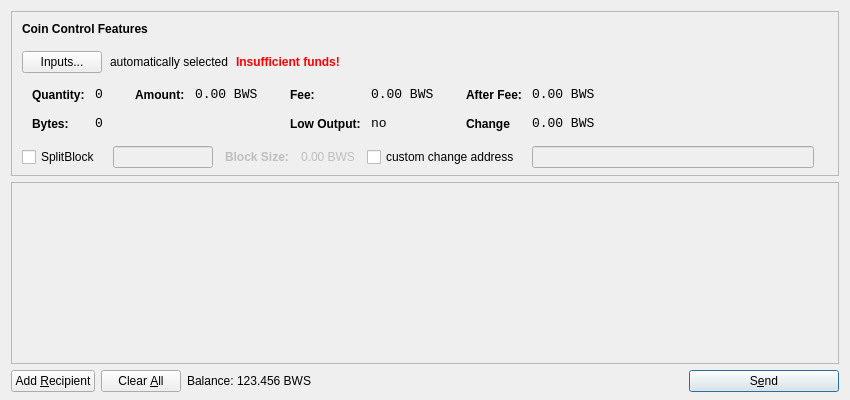
<?xml version="1.0" encoding="UTF-8"?>
<ui version="4.0">
 <class>SendCoinsDialog</class>
 <widget class="QDialog" name="SendCoinsDialog">
  <property name="geometry">
   <rect>
    <x>0</x>
    <y>0</y>
    <width>850</width>
    <height>400</height>
   </rect>
  </property>
  <property name="windowTitle">
   <string>Send Coins</string>
  </property>
  <layout class="QVBoxLayout" name="verticalLayout" stretch="0,1,0">
   <property name="bottomMargin">
    <number>8</number>
   </property>
   <item>
    <widget class="QFrame" name="frameCoinControl">
     <property name="sizePolicy">
      <sizepolicy hsizetype="Expanding" vsizetype="Expanding">
       <horstretch>0</horstretch>
       <verstretch>0</verstretch>
      </sizepolicy>
     </property>
     <property name="maximumSize">
      <size>
       <width>16777215</width>
       <height>16777215</height>
      </size>
     </property>
     <property name="frameShape">
      <enum>QFrame::StyledPanel</enum>
     </property>
     <property name="frameShadow">
      <enum>QFrame::Sunken</enum>
     </property>
     <layout class="QVBoxLayout" name="verticalLayoutCoinControl2">
      <property name="spacing">
       <number>-1</number>
      </property>
      <property name="leftMargin">
       <number>0</number>
      </property>
      <property name="topMargin">
       <number>0</number>
      </property>
      <property name="rightMargin">
       <number>0</number>
      </property>
      <property name="bottomMargin">
       <number>6</number>
      </property>
      <item>
       <layout class="QVBoxLayout" name="verticalLayoutCoinControl" stretch="0,0,0,0,1">
        <property name="spacing">
         <number>0</number>
        </property>
        <property name="leftMargin">
         <number>10</number>
        </property>
        <property name="topMargin">
         <number>10</number>
        </property>
        <item>
         <layout class="QHBoxLayout" name="horizontalLayoutCoinControl1">
          <property name="bottomMargin">
           <number>15</number>
          </property>
          <item>
           <widget class="QLabel" name="labelCoinControlFeatures">
            <property name="sizePolicy">
             <sizepolicy hsizetype="Preferred" vsizetype="Maximum">
              <horstretch>0</horstretch>
              <verstretch>0</verstretch>
             </sizepolicy>
            </property>
            <property name="font">
             <font>
              <weight>75</weight>
              <bold>true</bold>
             </font>
            </property>
            <property name="styleSheet">
             <string notr="true">font-weight:bold;</string>
            </property>
            <property name="text">
             <string>Coin Control Features</string>
            </property>
           </widget>
          </item>
         </layout>
        </item>
        <item>
         <layout class="QHBoxLayout" name="horizontalLayoutCoinControl2" stretch="0,0,0,0">
          <property name="spacing">
           <number>8</number>
          </property>
          <property name="bottomMargin">
           <number>10</number>
          </property>
          <item>
           <widget class="QPushButton" name="pushButtonCoinControl">
            <property name="styleSheet">
             <string notr="true"/>
            </property>
            <property name="text">
             <string>Inputs...</string>
            </property>
           </widget>
          </item>
          <item>
           <widget class="QLabel" name="labelCoinControlAutomaticallySelected">
            <property name="text">
             <string>automatically selected</string>
            </property>
            <property name="margin">
             <number>5</number>
            </property>
           </widget>
          </item>
          <item>
           <widget class="QLabel" name="labelCoinControlInsuffFunds">
            <property name="font">
             <font>
              <weight>75</weight>
              <bold>true</bold>
             </font>
            </property>
            <property name="styleSheet">
             <string notr="true">color:red;font-weight:bold;</string>
            </property>
            <property name="text">
             <string>Insufficient funds!</string>
            </property>
            <property name="margin">
             <number>5</number>
            </property>
           </widget>
          </item>
          <item>
           <spacer name="horizontalSpacerCoinControl">
            <property name="orientation">
             <enum>Qt::Horizontal</enum>
            </property>
            <property name="sizeHint" stdset="0">
             <size>
              <width>40</width>
              <height>1</height>
             </size>
            </property>
           </spacer>
          </item>
         </layout>
        </item>
        <item>
         <widget class="QWidget" name="widgetCoinControl" native="true">
          <property name="sizePolicy">
           <sizepolicy hsizetype="Preferred" vsizetype="Preferred">
            <horstretch>0</horstretch>
            <verstretch>0</verstretch>
           </sizepolicy>
          </property>
          <property name="minimumSize">
           <size>
            <width>0</width>
            <height>0</height>
           </size>
          </property>
          <property name="styleSheet">
           <string notr="true"/>
          </property>
          <layout class="QHBoxLayout" name="horizontalLayoutCoinControl5">
           <property name="margin">
            <number>0</number>
           </property>
           <item>
            <layout class="QHBoxLayout" name="horizontalLayoutCoinControl3" stretch="0,0,0,1">
             <property name="spacing">
              <number>20</number>
             </property>
             <property name="topMargin">
              <number>0</number>
             </property>
             <property name="bottomMargin">
              <number>10</number>
             </property>
             <item>
              <layout class="QFormLayout" name="formLayoutCoinControl1">
               <property name="horizontalSpacing">
                <number>10</number>
               </property>
               <property name="verticalSpacing">
                <number>14</number>
               </property>
               <property name="leftMargin">
                <number>10</number>
               </property>
               <property name="topMargin">
                <number>4</number>
               </property>
               <property name="rightMargin">
                <number>6</number>
               </property>
               <item row="0" column="0">
                <widget class="QLabel" name="labelCoinControlQuantityText">
                 <property name="styleSheet">
                  <string notr="true">font-weight:bold;</string>
                 </property>
                 <property name="text">
                  <string>Quantity:</string>
                 </property>
                 <property name="margin">
                  <number>0</number>
                 </property>
                </widget>
               </item>
               <item row="0" column="1">
                <widget class="QLabel" name="labelCoinControlQuantity">
                 <property name="font">
                  <font>
                   <family>Monospace</family>
                   <pointsize>10</pointsize>
                  </font>
                 </property>
                 <property name="cursor">
                  <cursorShape>IBeamCursor</cursorShape>
                 </property>
                 <property name="contextMenuPolicy">
                  <enum>Qt::ActionsContextMenu</enum>
                 </property>
                 <property name="text">
                  <string>0</string>
                 </property>
                 <property name="margin">
                  <number>0</number>
                 </property>
                 <property name="textInteractionFlags">
                  <set>Qt::LinksAccessibleByMouse|Qt::TextSelectableByKeyboard|Qt::TextSelectableByMouse</set>
                 </property>
                </widget>
               </item>
               <item row="1" column="0">
                <widget class="QLabel" name="labelCoinControlBytesText">
                 <property name="styleSheet">
                  <string notr="true">font-weight:bold;</string>
                 </property>
                 <property name="text">
                  <string>Bytes:</string>
                 </property>
                </widget>
               </item>
               <item row="1" column="1">
                <widget class="QLabel" name="labelCoinControlBytes">
                 <property name="font">
                  <font>
                   <family>Monospace</family>
                   <pointsize>10</pointsize>
                  </font>
                 </property>
                 <property name="cursor">
                  <cursorShape>IBeamCursor</cursorShape>
                 </property>
                 <property name="contextMenuPolicy">
                  <enum>Qt::ActionsContextMenu</enum>
                 </property>
                 <property name="text">
                  <string>0</string>
                 </property>
                 <property name="textInteractionFlags">
                  <set>Qt::LinksAccessibleByMouse|Qt::TextSelectableByKeyboard|Qt::TextSelectableByMouse</set>
                 </property>
                </widget>
               </item>
              </layout>
             </item>
             <item>
              <layout class="QFormLayout" name="formLayoutCoinControl2">
               <property name="horizontalSpacing">
                <number>10</number>
               </property>
               <property name="verticalSpacing">
                <number>14</number>
               </property>
               <property name="leftMargin">
                <number>6</number>
               </property>
               <property name="topMargin">
                <number>4</number>
               </property>
               <property name="rightMargin">
                <number>6</number>
               </property>
               <item row="0" column="0">
                <widget class="QLabel" name="labelCoinControlAmountText">
                 <property name="styleSheet">
                  <string notr="true">font-weight:bold;</string>
                 </property>
                 <property name="text">
                  <string>Amount:</string>
                 </property>
                 <property name="margin">
                  <number>0</number>
                 </property>
                </widget>
               </item>
               <item row="0" column="1">
                <widget class="QLabel" name="labelCoinControlAmount">
                 <property name="font">
                  <font>
                   <family>Monospace</family>
                   <pointsize>10</pointsize>
                  </font>
                 </property>
                 <property name="cursor">
                  <cursorShape>IBeamCursor</cursorShape>
                 </property>
                 <property name="contextMenuPolicy">
                  <enum>Qt::ActionsContextMenu</enum>
                 </property>
                 <property name="text">
                  <string notr="true">0.00 BWS</string>
                 </property>
                 <property name="textInteractionFlags">
                  <set>Qt::LinksAccessibleByMouse|Qt::TextSelectableByKeyboard|Qt::TextSelectableByMouse</set>
                 </property>
                </widget>
               </item>
              </layout>
             </item>
             <item>
              <layout class="QFormLayout" name="formLayoutCoinControl3">
               <property name="horizontalSpacing">
                <number>10</number>
               </property>
               <property name="verticalSpacing">
                <number>14</number>
               </property>
               <property name="leftMargin">
                <number>6</number>
               </property>
               <property name="topMargin">
                <number>4</number>
               </property>
               <property name="rightMargin">
                <number>6</number>
               </property>
               <item row="0" column="0">
                <widget class="QLabel" name="labelCoinControlFeeText">
                 <property name="styleSheet">
                  <string notr="true">font-weight:bold;</string>
                 </property>
                 <property name="text">
                  <string>Fee:</string>
                 </property>
                 <property name="margin">
                  <number>0</number>
                 </property>
                </widget>
               </item>
               <item row="0" column="1">
                <widget class="QLabel" name="labelCoinControlFee">
                 <property name="font">
                  <font>
                   <family>Monospace</family>
                   <pointsize>10</pointsize>
                  </font>
                 </property>
                 <property name="cursor">
                  <cursorShape>IBeamCursor</cursorShape>
                 </property>
                 <property name="contextMenuPolicy">
                  <enum>Qt::ActionsContextMenu</enum>
                 </property>
                 <property name="text">
                  <string notr="true">0.00 BWS</string>
                 </property>
                 <property name="textInteractionFlags">
                  <set>Qt::LinksAccessibleByMouse|Qt::TextSelectableByKeyboard|Qt::TextSelectableByMouse</set>
                 </property>
                </widget>
               </item>
               <item row="1" column="0">
                <widget class="QLabel" name="labelCoinControlLowOutputText">
                 <property name="styleSheet">
                  <string notr="true">font-weight:bold;</string>
                 </property>
                 <property name="text">
                  <string>Low Output:</string>
                 </property>
                </widget>
               </item>
               <item row="1" column="1">
                <widget class="QLabel" name="labelCoinControlLowOutput">
                 <property name="font">
                  <font>
                   <family>Monospace</family>
                   <pointsize>10</pointsize>
                  </font>
                 </property>
                 <property name="cursor">
                  <cursorShape>IBeamCursor</cursorShape>
                 </property>
                 <property name="contextMenuPolicy">
                  <enum>Qt::ActionsContextMenu</enum>
                 </property>
                 <property name="text">
                  <string>no</string>
                 </property>
                 <property name="textInteractionFlags">
                  <set>Qt::LinksAccessibleByMouse|Qt::TextSelectableByKeyboard|Qt::TextSelectableByMouse</set>
                 </property>
                </widget>
               </item>
              </layout>
             </item>
             <item>
              <layout class="QFormLayout" name="formLayoutCoinControl4">
               <property name="horizontalSpacing">
                <number>10</number>
               </property>
               <property name="verticalSpacing">
                <number>14</number>
               </property>
               <property name="leftMargin">
                <number>6</number>
               </property>
               <property name="topMargin">
                <number>4</number>
               </property>
               <property name="rightMargin">
                <number>6</number>
               </property>
               <item row="0" column="0">
                <widget class="QLabel" name="labelCoinControlAfterFeeText">
                 <property name="styleSheet">
                  <string notr="true">font-weight:bold;</string>
                 </property>
                 <property name="text">
                  <string>After Fee:</string>
                 </property>
                 <property name="margin">
                  <number>0</number>
                 </property>
                </widget>
               </item>
               <item row="0" column="1">
                <widget class="QLabel" name="labelCoinControlAfterFee">
                 <property name="font">
                  <font>
                   <family>Monospace</family>
                   <pointsize>10</pointsize>
                  </font>
                 </property>
                 <property name="cursor">
                  <cursorShape>IBeamCursor</cursorShape>
                 </property>
                 <property name="contextMenuPolicy">
                  <enum>Qt::ActionsContextMenu</enum>
                 </property>
                 <property name="text">
                  <string notr="true">0.00 BWS</string>
                 </property>
                 <property name="textInteractionFlags">
                  <set>Qt::LinksAccessibleByMouse|Qt::TextSelectableByKeyboard|Qt::TextSelectableByMouse</set>
                 </property>
                </widget>
               </item>
               <item row="1" column="0">
                <widget class="QLabel" name="labelCoinControlChangeText">
                 <property name="styleSheet">
                  <string notr="true">font-weight:bold;</string>
                 </property>
                 <property name="text">
                  <string>Change</string>
                 </property>
                </widget>
               </item>
               <item row="1" column="1">
                <widget class="QLabel" name="labelCoinControlChange">
                 <property name="font">
                  <font>
                   <family>Monospace</family>
                   <pointsize>10</pointsize>
                  </font>
                 </property>
                 <property name="cursor">
                  <cursorShape>IBeamCursor</cursorShape>
                 </property>
                 <property name="contextMenuPolicy">
                  <enum>Qt::ActionsContextMenu</enum>
                 </property>
                 <property name="text">
                  <string notr="true">0.00 BWS</string>
                 </property>
                 <property name="textInteractionFlags">
                  <set>Qt::LinksAccessibleByMouse|Qt::TextSelectableByKeyboard|Qt::TextSelectableByMouse</set>
                 </property>
                </widget>
               </item>
              </layout>
             </item>
            </layout>
           </item>
          </layout>
         </widget>
        </item>
        <item>
         <layout class="QHBoxLayout" name="horizontalLayoutCoinControl4" stretch="0,0,0">
          <property name="spacing">
           <number>12</number>
          </property>
          <property name="sizeConstraint">
           <enum>QLayout::SetDefaultConstraint</enum>
          </property>
          <property name="topMargin">
           <number>5</number>
          </property>
          <property name="rightMargin">
           <number>5</number>
          </property>
          <item>
            <widget class="QCheckBox" name="splitBlockCheckBox">
              <property name="text">
                <string>SplitBlock</string>
              </property>
            </widget>
          </item>
          <item>
            <widget class="QLineEdit" name="splitBlockLineEdit">
              <property name="enabled">
                <bool>false</bool>
              </property>
              <property name="sizePolicy">
                <sizepolicy hsizetype="Fixed" vsizetype="Fixed">
                  <horstretch>0</horstretch>
                  <verstretch>0</verstretch>
                </sizepolicy>
              </property>
              <property name="maximumSize">
                <size>
                  <width>100</width>
                  <height>16777215</height>
                </size>
              </property>
            </widget>
          </item>
          <item>
            <widget class="QLabel" name="labelBlockSizeText">
              <property name="enabled">
                <bool>false</bool>
              </property>
              <property name="font">
                <font>
                  <weight>75</weight>
                  <bold>true</bold>
                </font>
              </property>
              <property name="text">
                <string>Block Size:</string>
              </property>
            </widget>
          </item>
          <item>
            <widget class="QLabel" name="labelBlockSize">
              <property name="enabled">
                <bool>false</bool>
              </property>
              <property name="text">
                <string>0.00 BWS</string>
              </property>
            </widget>
          </item>
          <item>
           <widget class="QCheckBox" name="checkBoxCoinControlChange">
            <property name="text">
             <string>custom change address</string>
            </property>
           </widget>
          </item>
          <item>
           <widget class="QLineEdit" name="lineEditCoinControlChange">
            <property name="enabled">
             <bool>false</bool>
            </property>
            <property name="sizePolicy">
             <sizepolicy hsizetype="Expanding" vsizetype="Fixed">
              <horstretch>0</horstretch>
              <verstretch>0</verstretch>
             </sizepolicy>
            </property>
           </widget>
          </item>
          <item>
           <widget class="QLabel" name="labelCoinControlChangeLabel">
            <property name="sizePolicy">
             <sizepolicy hsizetype="Preferred" vsizetype="Expanding">
              <horstretch>0</horstretch>
              <verstretch>0</verstretch>
             </sizepolicy>
            </property>
            <property name="minimumSize">
             <size>
              <width>0</width>
              <height>0</height>
             </size>
            </property>
            <property name="text">
             <string/>
            </property>
            <property name="margin">
             <number>3</number>
            </property>
           </widget>
          </item>
         </layout>
        </item>
        <item>
         <spacer name="verticalSpacerCoinControl">
          <property name="orientation">
           <enum>Qt::Vertical</enum>
          </property>
          <property name="sizeHint" stdset="0">
           <size>
            <width>800</width>
            <height>1</height>
           </size>
          </property>
         </spacer>
        </item>
       </layout>
      </item>
     </layout>
    </widget>
   </item>
   <item>
    <widget class="QScrollArea" name="scrollArea">
     <property name="widgetResizable">
      <bool>true</bool>
     </property>
     <widget class="QWidget" name="scrollAreaWidgetContents">
      <property name="geometry">
       <rect>
        <x>0</x>
        <y>0</y>
        <width>830</width>
        <height>165</height>
       </rect>
      </property>
      <layout class="QVBoxLayout" name="verticalLayout_2">
       <property name="margin">
        <number>0</number>
       </property>
       <item>
        <layout class="QVBoxLayout" name="entries">
         <property name="spacing">
          <number>6</number>
         </property>
        </layout>
       </item>
       <item>
        <spacer name="verticalSpacer">
         <property name="orientation">
          <enum>Qt::Vertical</enum>
         </property>
         <property name="sizeHint" stdset="0">
          <size>
           <width>20</width>
           <height>40</height>
          </size>
         </property>
        </spacer>
       </item>
      </layout>
     </widget>
    </widget>
   </item>
   <item>
    <layout class="QHBoxLayout" name="horizontalLayout">
     <item>
      <widget class="QPushButton" name="addButton">
       <property name="toolTip">
        <string>Send to multiple recipients at once</string>
       </property>
       <property name="text">
        <string>Add &amp;Recipient</string>
       </property>
       <property name="autoDefault">
        <bool>false</bool>
       </property>
      </widget>
     </item>
     <item>
      <widget class="QPushButton" name="clearButton">
       <property name="sizePolicy">
        <sizepolicy hsizetype="Minimum" vsizetype="Fixed">
         <horstretch>0</horstretch>
         <verstretch>0</verstretch>
        </sizepolicy>
       </property>
       <property name="toolTip">
        <string>Remove all transaction fields</string>
       </property>
       <property name="text">
        <string>Clear &amp;All</string>
       </property>
       <property name="autoRepeatDelay">
        <number>300</number>
       </property>
       <property name="autoDefault">
        <bool>false</bool>
       </property>
      </widget>
     </item>
     <item>
      <layout class="QHBoxLayout" name="horizontalLayout_2">
       <property name="spacing">
        <number>3</number>
       </property>
       <item>
        <widget class="QLabel" name="label">
         <property name="sizePolicy">
          <sizepolicy hsizetype="Preferred" vsizetype="Fixed">
           <horstretch>0</horstretch>
           <verstretch>0</verstretch>
          </sizepolicy>
         </property>
         <property name="text">
          <string>Balance:</string>
         </property>
        </widget>
       </item>
       <item>
        <widget class="QLabel" name="labelBalance">
         <property name="sizePolicy">
          <sizepolicy hsizetype="Preferred" vsizetype="Fixed">
           <horstretch>0</horstretch>
           <verstretch>0</verstretch>
          </sizepolicy>
         </property>
         <property name="cursor">
          <cursorShape>IBeamCursor</cursorShape>
         </property>
         <property name="text">
          <string notr="true">123.456 BWS</string>
         </property>
         <property name="textInteractionFlags">
          <set>Qt::LinksAccessibleByMouse|Qt::TextSelectableByKeyboard|Qt::TextSelectableByMouse</set>
         </property>
        </widget>
       </item>
      </layout>
     </item>
     <item>
      <spacer name="horizontalSpacer">
       <property name="orientation">
        <enum>Qt::Horizontal</enum>
       </property>
       <property name="sizeHint" stdset="0">
        <size>
         <width>40</width>
         <height>20</height>
        </size>
       </property>
      </spacer>
     </item>
     <item>
      <widget class="QPushButton" name="sendButton">
       <property name="minimumSize">
        <size>
         <width>150</width>
         <height>0</height>
        </size>
       </property>
       <property name="toolTip">
        <string>Confirm the send action</string>
       </property>
       <property name="text">
        <string>S&amp;end</string>
       </property>
       <property name="icon">
        <iconset resource="../bitcoin.qrc">
         <normaloff>:/icons/send</normaloff>:/icons/send</iconset>
       </property>
       <property name="default">
        <bool>true</bool>
       </property>
      </widget>
     </item>
    </layout>
   </item>
  </layout>
 </widget>
 <resources>
  <include location="../bitcoin.qrc"/>
 </resources>
 <connections/>
</ui>
